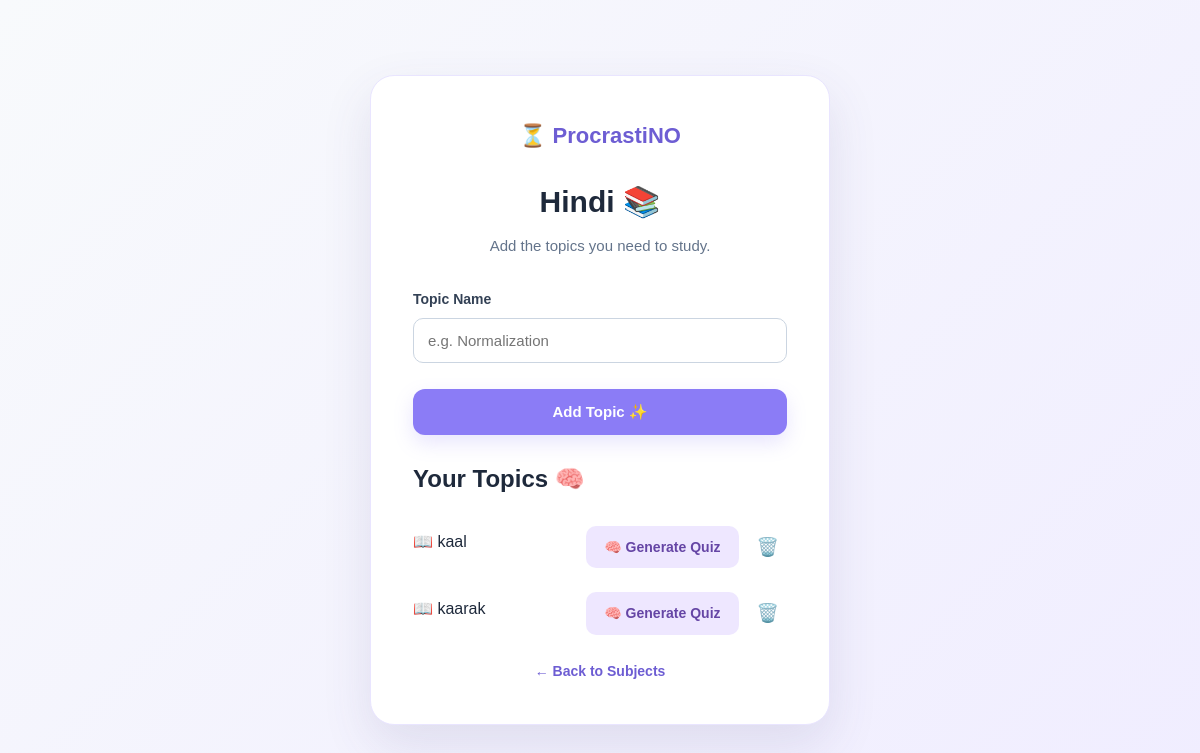
The page /subject/6 (signed in) on the database its author committed.
### tables this page shows
CREATE TABLE subjects (
            id INTEGER PRIMARY KEY AUTOINCREMENT,
            user_id INTEGER NOT NULL,
            subject_name TEXT NOT NULL,
            FOREIGN KEY (user_id) REFERENCES users(id)
        );

CREATE TABLE topics (
            id INTEGER PRIMARY KEY AUTOINCREMENT,
            subject_id INTEGER NOT NULL,
            topic_name TEXT NOT NULL,
            FOREIGN KEY (subject_id) REFERENCES subjects(id)
        );

### app.py (the view, shortened to what this page needs)
@app.route("/subject/<int:subject_id>", methods=["GET", "POST"])
def subject_topics(subject_id):
    if "user_id" not in session:
        return redirect("/login")
    conn = sqlite3.connect("database.db")
    cursor = conn.cursor()
    cursor.execute(
        """
        SELECT id, subject_name
        FROM subjects
        WHERE id = ?
        AND user_id = ?
        """,
        (subject_id, session["user_id"])
    )
    subject = cursor.fetchone()
    if not subject:
        conn.close()
        return "Subject not found!"
    cursor.execute(
        """
        SELECT id, topic_name
        FROM topics
        WHERE subject_id = ?
        """,
        (subject_id,)
    )
    topics = cursor.fetchall()
    conn.close()
    return render_template(
        "subject_topics.html",
        subject=subject,
        topics=topics
    )

### templates/subject_topics.html (shortened to what this page needs)
<!DOCTYPE html>
<html lang="en">
<head>
    <link rel="stylesheet"
          href="{{ url_for('static', filename='css/style.css') }}">
</head>
<body class="auth-page">
    <div class="auth-container">
        <div class="auth-card">
            <div class="auth-logo">
                ⏳ ProcrastiNO
            </div>
            {% if request.args.get('mode') != 'quiz' %}
                <h1>{{ subject[1] }} 📚</h1>
                <p class="auth-subtitle">
                    Add the topics you need to study.
                </p>
                <form method="POST">
                    <label for="topic_name">
                        Topic Name
                    </label>
                    <input
                        type="text"
                        id="topic_name"
                        name="topic_name"
                        placeholder="e.g. Normalization"
                        required
                    >
                    <button type="submit"
                            class="primary-btn auth-submit">
                        Add Topic ✨
                    </button>
                </form>
            {% else %}
                <h1>AI Quiz 🧠</h1>
                <p class="auth-subtitle">
                    Choose a topic from {{ subject[1] }} to generate your quiz.
                </p>
            {% endif %}
            {% if topics %}
                <div class="saved-subjects">
                    {% if request.args.get('mode') != 'quiz' %}
                        <h2>Your Topics 🧠</h2>
                    {% else %}
                        <h2>Choose a Topic</h2>
                    {% endif %}
                    {% for topic in topics %}
                        <div class="saved-subject">
                            {% if request.args.get('mode') == 'quiz' %}
                                <a href="/quiz/{{ subject[0] }}/{{ topic[0] }}"
                                   class="quiz-btn">
                                    📖 {{ topic[1] }}
                                </a>
                            {% else %}
                                <span>
                                    📖 {{ topic[1] }}
                                </span>
                                <div class="topic-actions">
                                    <a href="/quiz/{{ subject[0] }}/{{ topic[0] }}"
                                       class="quiz-btn">
                                        🧠 Generate Quiz
                                    </a>
                                    <form method="POST"
                                          action="/delete_topic/{{ topic[0] }}/{{ subject[0] }}">
                                        <button type="submit"
                                                class="delete-btn">
                                            🗑️
                                        </button>
                                    </form>
                                </div>
                            {% endif %}
                        </div>
                    {% endfor %}
                </div>
            {% else %}
                <p class="auth-subtitle">
                    No topics added yet.
                </p>
            {% endif %}
            <p class="auth-footer">
                {% if request.args.get('mode') == 'quiz' %}
                    <a href="/subjects?mode=quiz">
                        ← Back to Subjects
                    </a>
                {% else %}
                    <a href="/subjects">
                        ← Back to Subjects
                    </a>
                {% endif %}
            </p>
        </div>
    </div>
</body>
</html>

### static/css/style.css (style rules this page uses)
* { margin: 0; padding: 0; box-sizing: border-box; }
body { font-family: Arial, sans-serif; background: #F8FAFC; color: #1E293B; line-height: 1.6; }
.primary-btn, .secondary-btn { padding: 14px 24px; border-radius: 12px; font-size: 15px; font-weight: 600; cursor: pointer; transition: 0.2s ease; }
.primary-btn { border: none; background: #8B7CF6; color: white; box-shadow: 0 8px 20px rgba(139, 124, 246, 0.2); }
.auth-page { min-height: 100vh; background: linear-gradient(135deg, #F8FAFC, #F0EDFF); display: flex; align-items: center; justify-content: center; padding: 30px 20px; }
.auth-container { width: 100%; max-width: 460px; }
.auth-card { background: white; padding: 42px; border-radius: 24px; box-shadow: 0 20px 50px rgba(71, 65, 120, 0.12); border: 1px solid #E9E5FF; }
.auth-logo { text-align: center; color: #6D5DD3; font-size: 22px; font-weight: 700; margin-bottom: 25px; }
.auth-card h1 { text-align: center; font-size: 30px; margin-bottom: 8px; }
.auth-subtitle { text-align: center; color: #64748B; font-size: 15px; margin-bottom: 30px; }
.auth-card form { display: flex; flex-direction: column; }
.auth-card label { font-size: 14px; font-weight: 600; margin-bottom: 7px; color: #334155; }
.auth-card input { width: 100%; padding: 13px 14px; margin-bottom: 18px; border: 1px solid #CBD5E1; border-radius: 10px; outline: none; font-size: 15px; color: #1E293B; transition: 0.2s ease; }
.auth-submit { width: 100%; margin-top: 8px; }
.auth-footer { text-align: center; margin-top: 25px; color: #64748B; font-size: 14px; }
.auth-footer a { color: #6D5DD3; font-weight: 600; text-decoration: none; }
.topic-actions { display: flex; align-items: center; gap: 10px; margin-top: 10px; }
.quiz-btn { display: inline-block; padding: 10px 16px; background: #8b78f6; color: white; text-decoration: none; border-radius: 10px; font-weight: 600; font-size: 14px; }
.delete-btn { border: none; background: transparent; cursor: pointer; font-size: 18px; padding: 8px; }
.auth-page .saved-subjects .saved-subject { display: flex; align-items: center; justify-content: space-between; gap: 15px; margin-bottom: 14px; }
.auth-page .saved-subjects { margin-top: 25px; }
.auth-page .saved-subjects h2 { margin-bottom: 18px; }
.auth-page .saved-subject .quiz-btn { background: #eee7ff; color: #6545a5; border-radius: 10px; text-decoration: none; font-weight: 600; padding: 10px 18px; transition: 0.2s ease; }

### rows shown on the page
subjects: subject_name "Hindi"
topics: topic_name "kaal"
topics: topic_name "kaarak"
